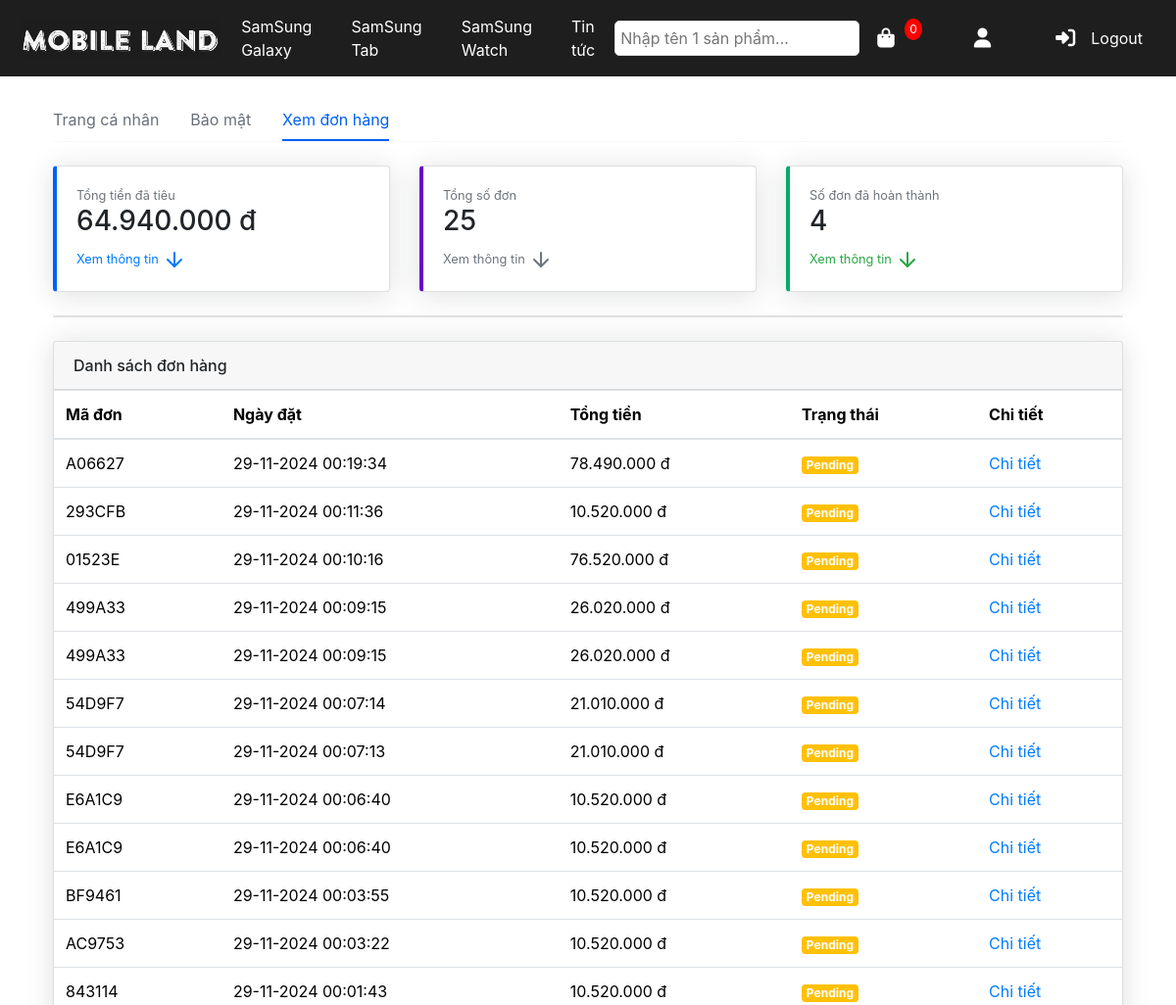
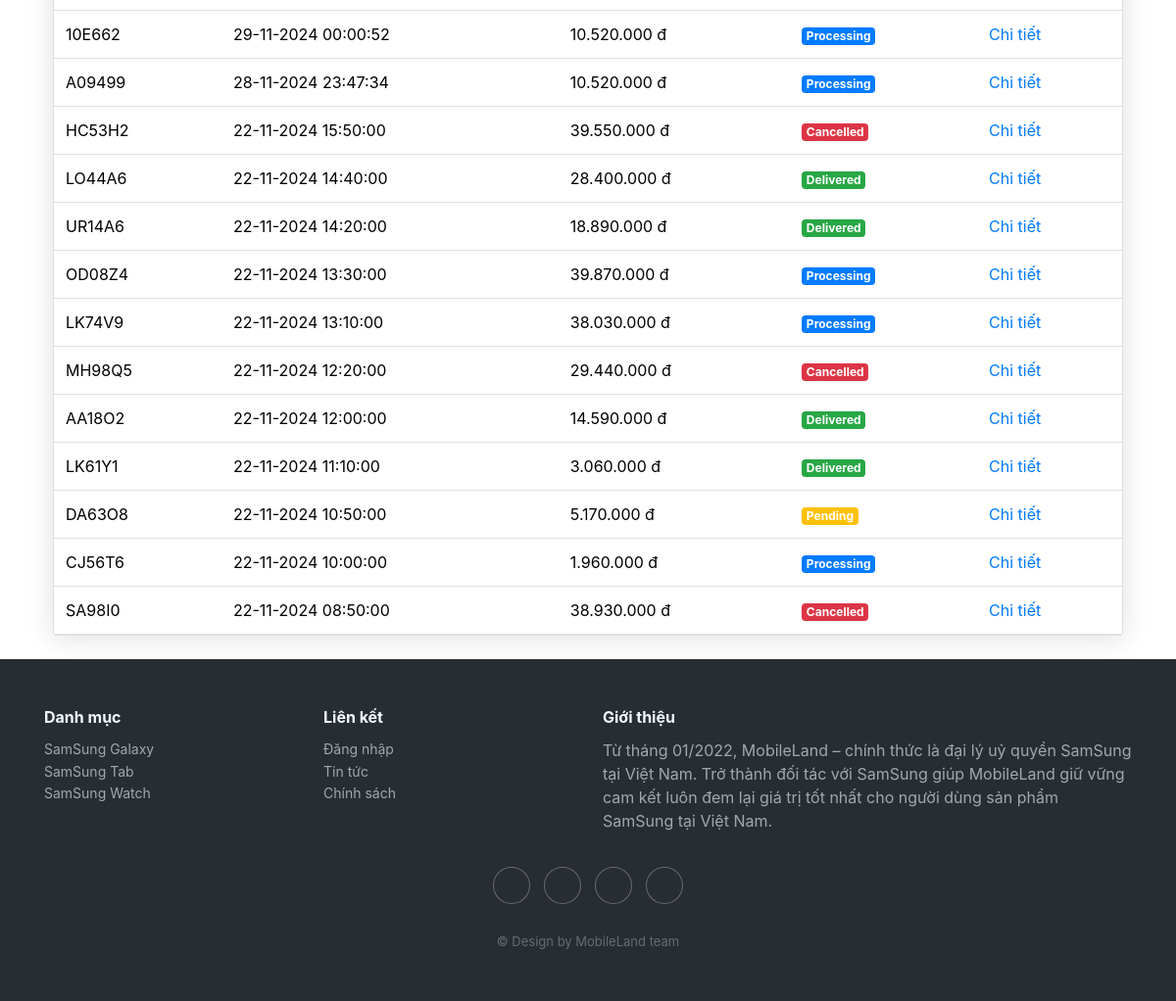
/?action=history (signed in), run on an earlier commit of the app's database (2 pictures, top to bottom).
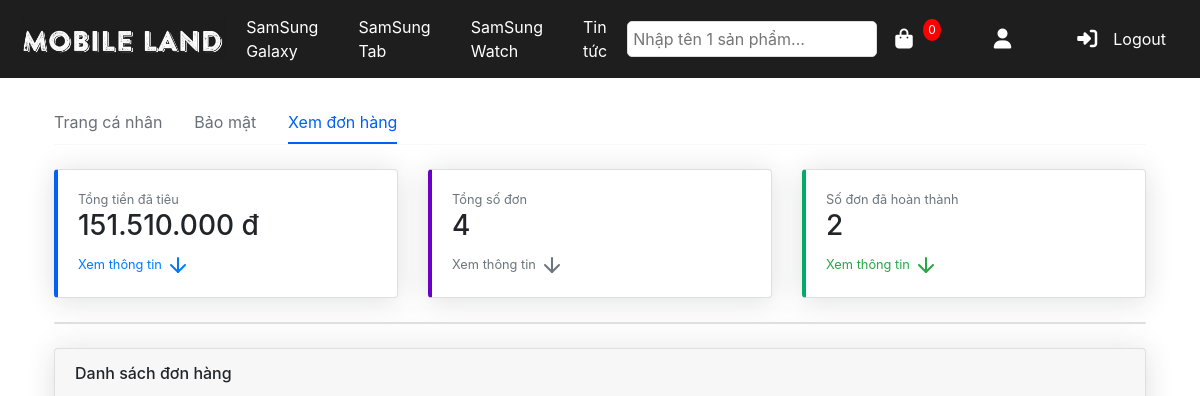
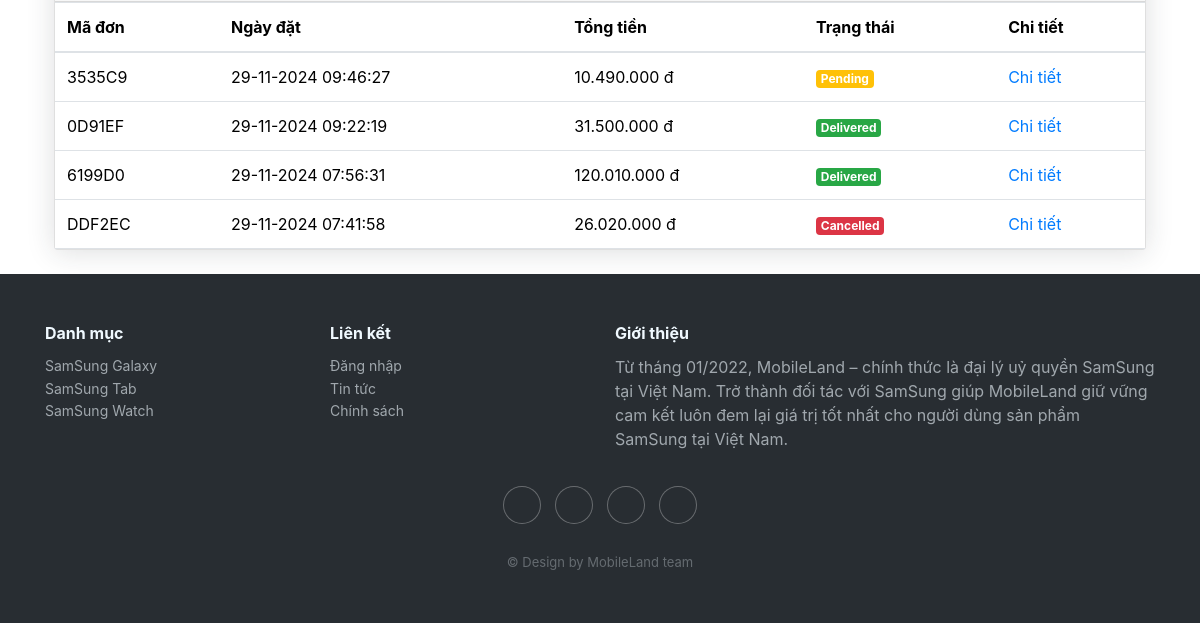
And on a later commit of the database (2 pictures, top to bottom).
### tables this page shows
CREATE TABLE `categories` (
  `id` int NOT NULL,
  `cate_name` varchar(100) NOT NULL
);

CREATE TABLE `orders` (
  `id` int NOT NULL,
  `user_id` varchar(100) NOT NULL,
  `date` datetime NOT NULL DEFAULT CURRENT_TIMESTAMP,
  `total_amount` decimal(15,2) NOT NULL,
  `status` enum('Pending','Processing','Completed','Cancelled','Delivered') DEFAULT 'Processing',
  `address` text NOT NULL,
  `order_code` varchar(6) NOT NULL,
  `payment_method` varchar(5) DEFAULT NULL
);

### app/model/CategoryModel.php (called while the page is built, shortened)
<?php
require_once 'MainModel.php';
class CategoryModel extends MainModel
{
    public static $SUNNY;
    public function __construct()
    {
        self::$SUNNY = $this->dbConnect();
    }
    public static function getAllCategories()
    {
        $sql = "SELECT * FROM categories";
        $stmt = self::$SUNNY->prepare($sql);
        $stmt->execute();
        return $stmt->fetchAll();
    }
}

### app/model/MainModel.php (called while the page is built, shortened)
<?php
require_once "CategoryModel.php";
require_once "OrderModel.php";
class MainModel
{
    public static function dbConnect()
    {
        $servername = "localhost";
        $username = "root";
        $password = "";
        $dbname = "dam";
        try {
            $conn = new PDO("mysql:host=$servername;dbname=$dbname;charset=utf8", $username, $password);
            $conn->setAttribute(PDO::ATTR_ERRMODE, PDO::ERRMODE_EXCEPTION);
        } catch (PDOException $e) {
            echo "Database error: " . $e->getMessage();
            die();
        }
        return $conn;
    }
}

### app/model/OrderModel.php (called while the page is built, shortened)
<?php
require_once 'MainModel.php';
class OrderModel extends MainModel
{
    protected static $db;
    public static function dbConnect()
    {
        self::$db = parent::dbConnect();
        return self::$db;
    }
    public static function getOrdersByUserId($user_id)
    {
        $sql = "SELECT * FROM orders WHERE user_id = :user_id ORDER BY date DESC";
        $stmt = self::$db->prepare($sql);
        $stmt->execute([':user_id' => $user_id]);
        return $stmt->fetchAll(PDO::FETCH_ASSOC);
    }
    public static function getTotalSpent($user_id)
    {
        $sql = "SELECT SUM(total_amount) as total_spent FROM orders WHERE user_id = :user_id AND status = 'Delivered'";
        $stmt = self::$db->prepare($sql);
        $stmt->execute([':user_id' => $user_id]);
        return (int) $stmt->fetch(PDO::FETCH_ASSOC)['total_spent'];
    }
    public static function countOrdersByUserId($user_id)
    {
        $sql = "SELECT COUNT(*) as total_orders FROM orders WHERE user_id = :user_id";
        $stmt = self::$db->prepare($sql);
        $stmt->execute([':user_id' => $user_id]);
        return (int) $stmt->fetch(PDO::FETCH_ASSOC)['total_orders'];
    }
    public static function countCompletedOrdersByUserId($user_id)
    {
        $sql = "SELECT COUNT(*) as total_orders FROM orders WHERE user_id = :user_id AND status = 'Delivered'";
        $stmt = self::$db->prepare($sql);
        $stmt->execute([':user_id' => $user_id]);
        return (int) $stmt->fetch(PDO::FETCH_ASSOC)['total_orders'];
    }
}

### app/view/history.php (the view, shortened to what the changed rows need)
<!DOCTYPE html>
<html lang="en">
<head>
    <link href="https://cdn.jsdelivr.net/npm/bootstrap@5.3.3/dist/css/bootstrap.min.css" rel="stylesheet">
</head>
<body>
<link rel="stylesheet" href="https://cdnjs.cloudflare.com/ajax/libs/font-awesome/5.13.1/css/all.min.css" />
<?php
    include 'header.php';
?>
<div class="container-xl px-4 mt-4">
    <nav class="nav nav-borders">
        <a class="nav-link ms-0 " href="?action=profile">Trang cá nhân</a>
        <a class="nav-link" href="?action=changePass" >Bảo mật</a>
        <a class="nav-link active" href="?action=history" >Xem đơn hàng</a>
    </nav>
    <hr class="mt-0 mb-4">
    <div class="row">
        <div class="col-lg-4 mb-4">
            <div class="card h-100 border-start-lg border-start-primary">
                <div class="card-body">
                    <div class="small text-muted">Tổng tiền đã tiêu</div>
                    <div class="h3"><?php echo number_format($total_spent, 0, ',', '.'); ?> đ</div>
                    <a class="text-arrow-icon small" href="#!">
                        Xem thông tin
                        <svg xmlns="http://www.w3.org/2000/svg" width="24" height="24" viewBox="0 0 24 24" fill="none" stroke="currentColor" stroke-width="2" stroke-linecap="round" stroke-linejoin="round" class="feather feather-arrow-down"><line x1="12" y1="5" x2="12" y2="19"></line><polyline points="19 12 12 19 5 12"></polyline></svg>
                    </a>
                </div>
            </div>
        </div>
        <div class="col-lg-4 mb-4">
            <div class="card h-100 border-start-lg border-start-secondary">
                <div class="card-body">
                    <div class="small text-muted">Tổng số đơn</div>
                    <div class="h3"><?= $order_count?></div>
                    <a class="text-arrow-icon small text-secondary" href="#!">
                        Xem thông tin
                        <svg xmlns="http://www.w3.org/2000/svg" width="24" height="24" viewBox="0 0 24 24" fill="none" stroke="currentColor" stroke-width="2" stroke-linecap="round" stroke-linejoin="round" class="feather feather-arrow-down"><line x1="12" y1="5" x2="12" y2="19"></line><polyline points="19 12 12 19 5 12"></polyline></svg>
                    </a>
                </div>
            </div>
        </div>
        <div class="col-lg-4 mb-4">
            <div class="card h-100 border-start-lg border-start-success">
                <div class="card-body">
                    <div class="small text-muted">Số đơn đã hoàn thành</div>
                    <div class="h3 d-flex align-items-center"><?=$completed_order?></div>
                    <a class="text-arrow-icon small text-success" href="#!">
                        Xem thông tin
                        <svg xmlns="http://www.w3.org/2000/svg" width="24" height="24" viewBox="0 0 24 24" fill="none" stroke="currentColor" stroke-width="2" stroke-linecap="round" stroke-linejoin="round" class="feather feather-arrow-down"><line x1="12" y1="5" x2="12" y2="19"></line><polyline points="19 12 12 19 5 12"></polyline></svg>
                    </a>
                </div>
            </div>
        </div>
    </div>
    <div class="card card-header-actions mb-4">
    </div>
    <div class="card mb-4">
        <div class="card-header">Danh sách đơn hàng</div>
        <div class="card-body p-0">
            <div class="table-responsive table-billing-history">
                <table class="table mb-0">
                    <thead>
                        <tr>
                            <th class="border-gray-200" scope="col">Mã đơn</th>
                            <th class="border-gray-200" scope="col">Ngày đặt</th>
                            <th class="border-gray-200" scope="col">Tổng tiền</th>
                            <th class="border-gray-200" scope="col">Trạng thái</th>
                            <th class="border-gray-200" scope="col">Chi tiết</th>
                        </tr>
                    </thead>
                    <tbody>
                        <?php if (empty($orders)): ?>
                            <tr>
                                <td colspan="5">Bạn chưa mua đơn hàng nào</td>
                            </tr>
                        <?php else: ?>
                            <?php foreach ($orders as $order): ?>
                                <tr>
                                    <td><?= htmlspecialchars($order['order_code']) ?></td>
                                    <td><?= date('d-m-Y H:i:s', strtotime(htmlspecialchars($order['date']))) ?></td>
                                    <td><?= number_format(htmlspecialchars($order['total_amount']), 0, ',', '.') ?> đ</td>
                                    <td>
                                        <span class="badge
                                            <?php
                                                switch ($order['status']) {
                                                    case 'Pending':
                                                        echo 'bg-warning';
                                                        break;
                                                    case 'Processing':
                                                        echo 'bg-primary';
                                                        break;
                                                    case 'Delivered':
                                                        echo 'bg-success';
                                                        break;
                                                    case 'Cancelled':
                                                        echo 'bg-danger';
                                                        break;
                                                }
                                            ?>">
                                            <?= htmlspecialchars($order['status']) ?>
                                        </span>
                                    </td>
                                    <td><a href="?action=orderDetail&order_code=<?= $order['order_code'] ?>">Chi tiết</a></td>
                                </tr>
                            <?php endforeach; ?>
                        <?php endif; ?>
                    </tbody>
                </table>
            </div>
        </div>
    </div>
</div>
</body>
<?php
    include 'footer.php';
?>
</html>

### app/view/header.php (shortened to what the changed rows need)
<?php
$categories = CategoryModel::getAllCategories();
?>
<!DOCTYPE html>
<html lang="en">
<head>
    <link href="https://cdn.jsdelivr.net/npm/bootstrap@5.3.3/dist/css/bootstrap.min.css" rel="stylesheet">
</head>
<body>
    <div class="menu-container">
        <div class="nav-bar">
            <a href="?action=home"><img src="assets/img/logo_1222.jpg" alt="Logo" class="logo"></a>
            <nav class="menu">
                <?php
                foreach ($categories as $category) {
                    echo '<a href="?action=category&id=' . $category['id'] . '" class="menu-item">' . $category['cate_name'] . '</a>';
                }
                ?>
                <a href="?action=tintuc" class="menu-item">Tin tức</a>
            </nav>
            <form action="?action=search" class="search-form" method="post">
                <input type="text" id="search" name="keyword" placeholder="Nhập tên 1 sản phẩm..." required onkeypress="if(event.key === 'Enter'){ this.form.submit(); return false; }">
            </form>
            <div class="right-section">
                <a href="?action=cart" class="cart-icon">
                    <i class="fa-solid fa-bag-shopping"></i>
                    <span class="cart-badge">
                        <?php
                        $totalQuantity = 0;
                        ?>
                        <?= $totalQuantity > 0 ? $totalQuantity : 0 ?>
                    </span>
                </a>
                <?php
                if (isset($_SESSION['logged_in']) && $_SESSION['logged_in'] == true) {
                    echo '<a href="?action=profile&id=' . $_SESSION['user_id'] . '"><i class="fa-solid fa-user"></i> </a>';
                    echo '<a href="?action=logout"><i class="fa-solid fa-right-to-bracket"></i> Logout</a>';
                } else {
                    echo '<a href="?action=login"><i class="fa-solid fa-user"></i> </a>';
                }
                ?>
            </div>
        </div>
    </div>
</body>
</html>

### app/view/footer.php (shortened to what the changed rows need)
<?php
$categories = CategoryModel::getAllCategories();
?>
<!DOCTYPE html>
<html>
<head>
	<link rel="stylesheet" href="https://cdnjs.cloudflare.com/ajax/libs/twitter-bootstrap/4.1.3/css/bootstrap.min.css">
	<link rel="stylesheet" href="https://cdnjs.cloudflare.com/ajax/libs/ionicons/2.0.1/css/ionicons.min.css">
	<link rel="stylesheet" href="assets/styles/footer.css?v=<?php echo time(); ?>">
</head>
<body>
	<div class="footer-dark">
		<footer>
			<div class="container">
				<div class="row">
					<div class="col-sm-6 col-md-3 item">
						<h3>Danh mục</h3>
						<ul>
							<?php
							foreach ($categories as $category) {
								echo "<li><a href='?action=category&id=" . $category['id'] . "'>" . $category['cate_name'] . "</a></li>";
							}
							?>
						</ul>
					</div>
					<div class="col-sm-6 col-md-3 item">
						<h3>Liên kết</h3>
						<ul>
							<li><a href="?act=login">Đăng nhập</a></li>
							<li><a href="?act=news">Tin tức</a></li>
							<li><a href="?act=policy">Chính sách</a></li>
						</ul>
					</div>
					<div class="col-md-6 item text">
						<h3>Giới thiệu</h3>
						<p>Từ tháng 01/2022, MobileLand – chính thức là đại lý uỷ quyền SamSung tại Việt Nam. Trở thành đối tác với SamSung giúp MobileLand giữ vững cam kết luôn đem lại giá trị tốt nhất cho người dùng sản phẩm SamSung tại Việt Nam.
						</p>
					</div>
					<div class="col item social"><a href="#"></a><a href="#"></a><a href="#"></a><a href="#"></a></div>
				</div>
				<p class="copyright">© Design by MobileLand team</p>
			</div>
		</footer>
	</div>
</body>
</html>

What changed in the data, as far as the page shows it:
removed orders: order_code "A06627", date "29-11-2024 00:19:34", total_amount "78.490.000", status "Pending"
removed orders: order_code "293CFB", date "29-11-2024 00:11:36", total_amount "10.520.000", status "Pending"
removed orders: order_code "01523E", date "29-11-2024 00:10:16", total_amount "76.520.000", status "Pending"
removed orders: order_code "499A33", date "29-11-2024 00:09:15", total_amount "26.020.000", status "Pending"
removed orders: order_code "499A33", date "29-11-2024 00:09:15", total_amount "26.020.000", status "Pending"
removed orders: order_code "54D9F7", date "29-11-2024 00:07:14", total_amount "21.010.000", status "Pending"
removed orders: order_code "54D9F7", date "29-11-2024 00:07:13", total_amount "21.010.000", status "Pending"
removed orders: order_code "E6A1C9", date "29-11-2024 00:06:40", total_amount "10.520.000", status "Pending"
removed orders: order_code "E6A1C9", date "29-11-2024 00:06:40", total_amount "10.520.000", status "Pending"
removed orders: order_code "BF9461", date "29-11-2024 00:03:55", total_amount "10.520.000", status "Pending"
removed orders: order_code "AC9753", date "29-11-2024 00:03:22", total_amount "10.520.000", status "Pending"
removed orders: order_code "843114", date "29-11-2024 00:01:43", total_amount "10.520.000", status "Pending"
removed orders: order_code "10E662", date "29-11-2024 00:00:52", total_amount "10.520.000", status "Processing"
removed orders: order_code "A09499", date "28-11-2024 23:47:34", total_amount "10.520.000", status "Processing"
removed orders: order_code "HC53H2", date "22-11-2024 15:50:00", total_amount "39.550.000", status "Cancelled"
removed orders: order_code "LO44A6", date "22-11-2024 14:40:00", total_amount "28.400.000", status "Delivered"
removed orders: order_code "UR14A6", date "22-11-2024 14:20:00", total_amount "18.890.000", status "Delivered"
removed orders: order_code "OD08Z4", date "22-11-2024 13:30:00", total_amount "39.870.000", status "Processing"
removed orders: order_code "LK74V9", date "22-11-2024 13:10:00", total_amount "38.030.000", status "Processing"
removed orders: order_code "MH98Q5", date "22-11-2024 12:20:00", total_amount "29.440.000", status "Cancelled"
removed orders: order_code "AA18O2", date "22-11-2024 12:00:00", total_amount "14.590.000", status "Delivered"
removed orders: order_code "LK61Y1", date "22-11-2024 11:10:00", total_amount "3.060.000", status "Delivered"
removed orders: order_code "DA63O8", date "22-11-2024 10:50:00", total_amount "5.170.000", status "Pending"
removed orders: order_code "CJ56T6", date "22-11-2024 10:00:00", total_amount "1.960.000", status "Processing"
removed orders: order_code "SA98I0", date "22-11-2024 08:50:00", total_amount "38.930.000", status "Cancelled"
now on this page (row edited): orders: order_code "3535C9", date "29-11-2024 09:46:27", total_amount "10.490.000", status "Pending"
now on this page (row edited): orders: order_code "0D91EF", date "29-11-2024 09:22:19", total_amount "31.500.000", status "Delivered"
now on this page (row edited): orders: order_code "6199D0", date "29-11-2024 07:56:31", total_amount "120.010.000", status "Delivered"
now on this page (row edited): orders: order_code "DDF2EC", date "29-11-2024 07:41:58", total_amount "26.020.000", status "Cancelled"
Also different on the page:
$total_spent: "64.940.000" → "151.510.000"
$order_count: "25" → "4"
$completed_order: "4" → "2"
